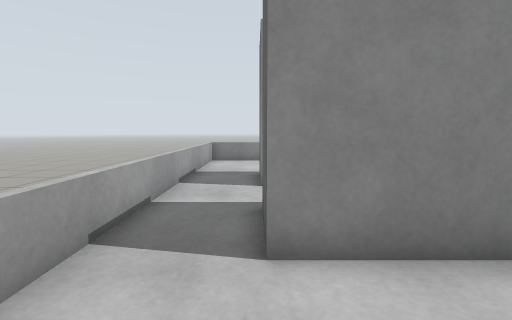
[1] (above)

13 first-person views from a walk through a robot-simulator world made for Gazebo. The camera is 0.82 m above the floor, tilts 6° down and sees 85° across. The floor is counted in squares, 0.5 m on a side. Each view is taken from the middle of a square. On the plan, view 1 faces up. The plan holds only what a view shows up to about 15 squares ahead; the rest is blank.

[2]
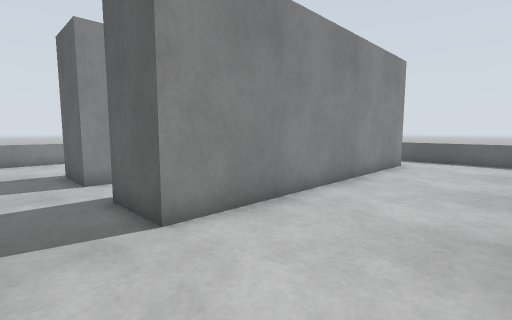

[3]
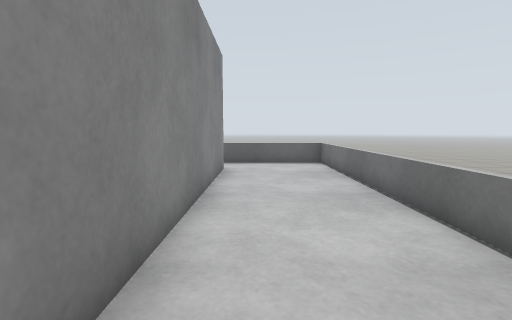

[4]
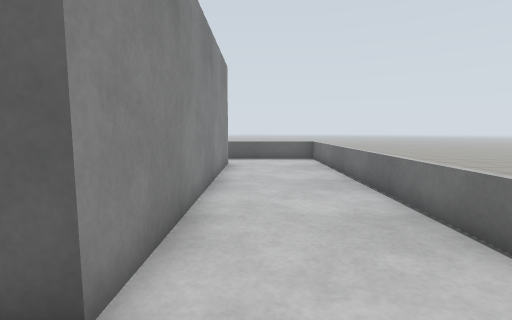

[5]
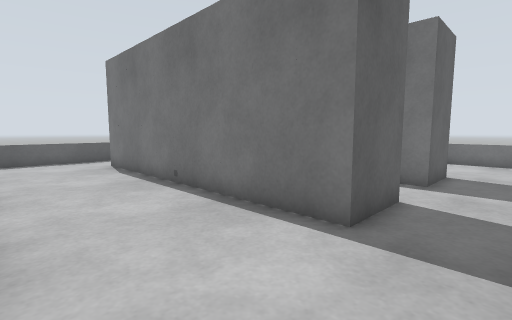

[6]
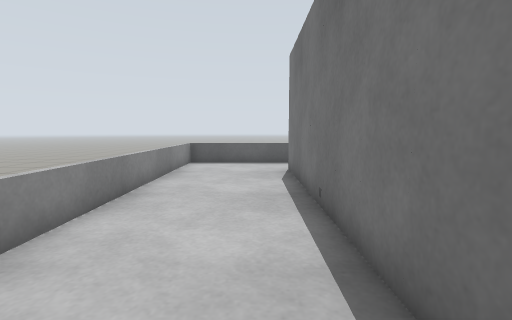

[7]
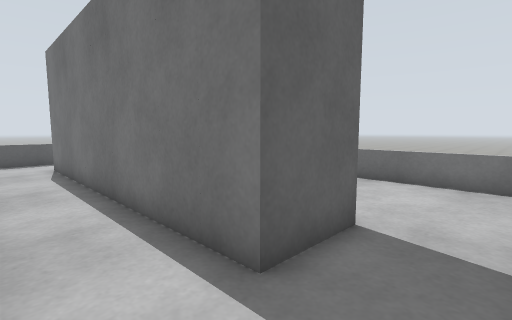

[8]
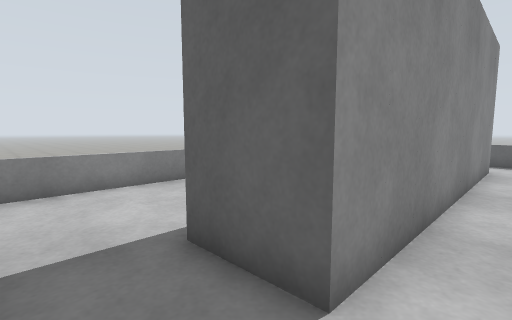

[9]
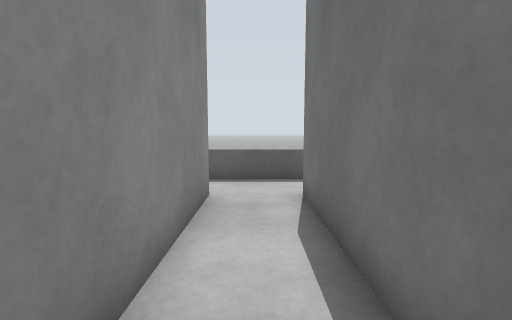

[10]
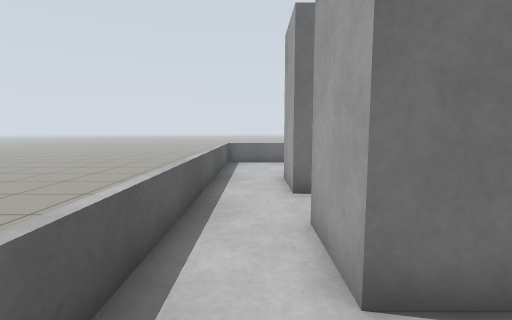

[11]
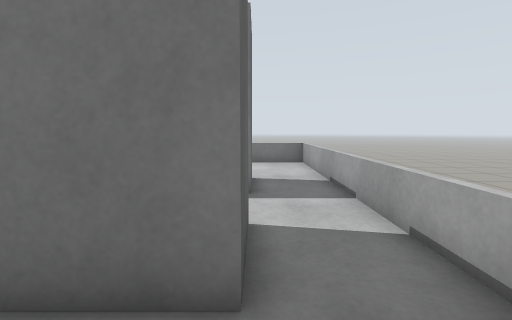

[12]
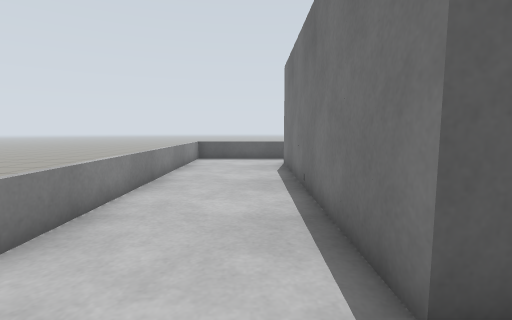

[13]
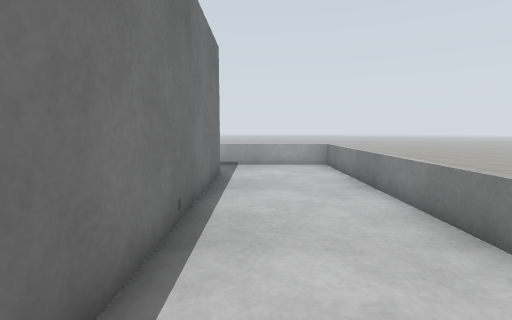

### Floor plan
Ten units are one square. View 1 is at (0, 0); x grows to the right and y downward. Boxes are objects, and circles mark ways between rooms. Rooms are numbered by the first view taken in them; rooms with no view inside come last. Other rooms are left out.
<svg viewBox="-29 -159 178 178">
<path fill="none" stroke="#000" d="M120 -34 1 -34M-24 -26 -24 14 144 14 144 -26M1 -106 120 -106 120 -82 1 -82 1 -106M1 -34 1 -58 120 -58 120 -34M144 -26 144 -154 -24 -154 -24 -26"/>
<circle cx="-15" cy="-35" r="3" fill="#2a7"/>
<circle cx="135" cy="-30" r="3" fill="#2a7"/>
<text x="60" y="-10">1</text>
<text x="60" y="-110">2</text>
</svg>
Room 1 opens to room 2.

Where each view was taken, in squares from view 1:
view 1: 0 up, 0 right, facing up
view 2: 1 down, 2 left, facing up-right
view 3: 2 up, 0 right, facing right
view 4: 2 up, 2 left, facing right
view 5: 15 up, 2 left, facing down-right
view 6: 12 up, 0 right, facing right
view 7: 8 up, 2 left, facing down-right
view 8: 7 up, 2 left, facing up-right
view 9: 7 up, 5 right, facing right
view 10: 13 up, 13 right, facing down
view 11: 13 up, 0 right, facing down
view 12: 12 up, 2 left, facing right
view 13: 12 up, 11 right, facing left
